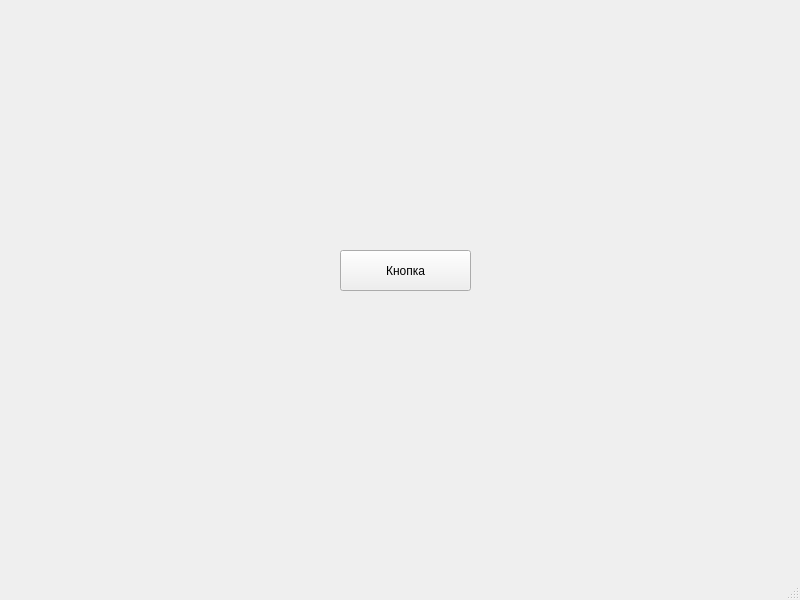
<?xml version="1.0" encoding="UTF-8"?>
<ui version="4.0">
 <class>MainWindow</class>
 <widget class="QMainWindow" name="MainWindow">
  <property name="geometry">
   <rect>
    <x>0</x>
    <y>0</y>
    <width>800</width>
    <height>600</height>
   </rect>
  </property>
  <property name="windowTitle">
   <string>MainWindow</string>
  </property>
  <widget class="QWidget" name="centralwidget">
   <widget class="QPushButton" name="pushButton">
    <property name="geometry">
     <rect>
      <x>340</x>
      <y>250</y>
      <width>131</width>
      <height>41</height>
     </rect>
    </property>
    <property name="text">
     <string>Кнопка</string>
    </property>
   </widget>
  </widget>
  <widget class="QMenuBar" name="menubar">
   <property name="geometry">
    <rect>
     <x>0</x>
     <y>0</y>
     <width>800</width>
     <height>21</height>
    </rect>
   </property>
  </widget>
  <widget class="QStatusBar" name="statusbar"/>
 </widget>
 <resources/>
 <connections/>
</ui>
